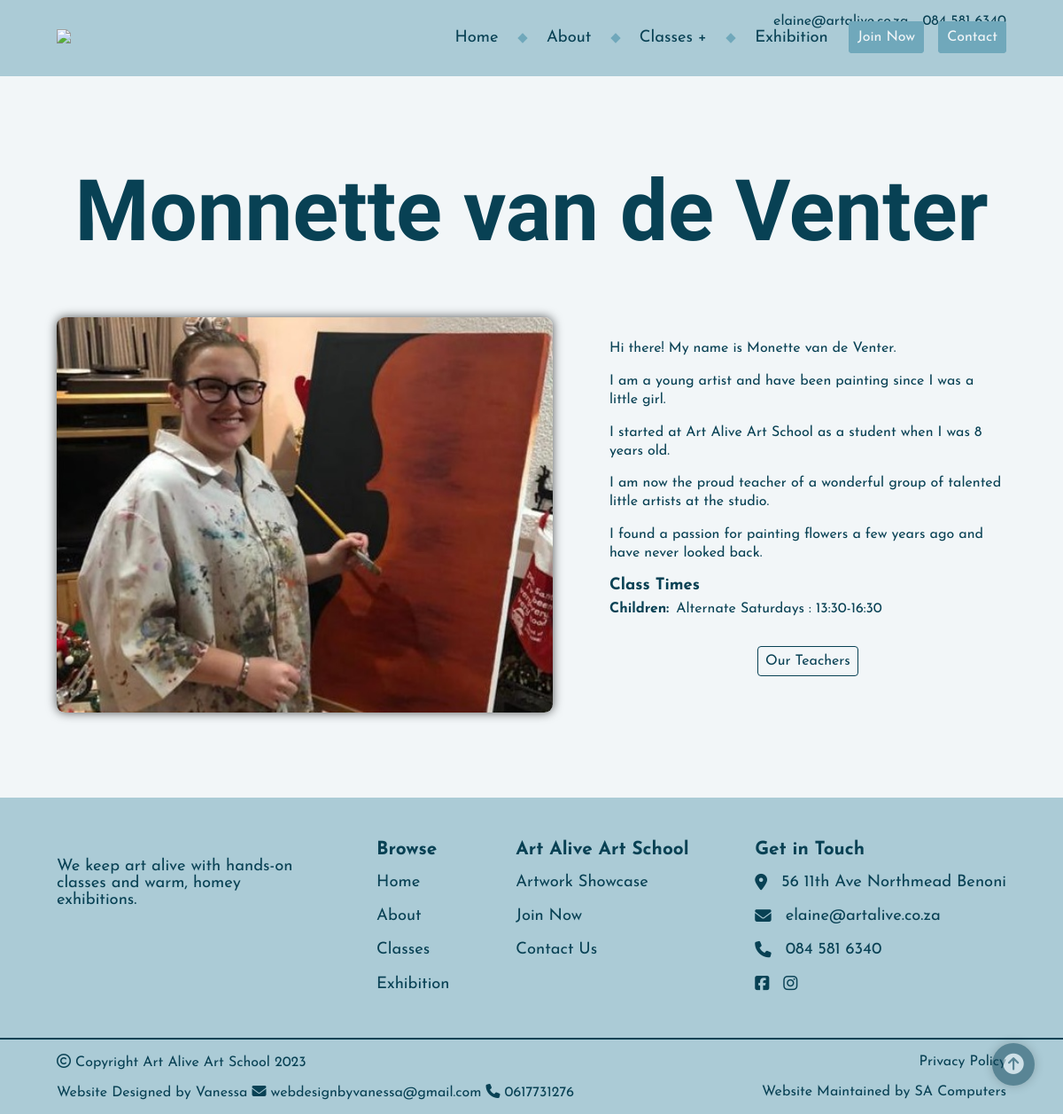
Page /teacher_profile/5 on the committed database.
### Site/models.py (models this page shows, shortened)
class Artist(models.Model):
    firstname = models.CharField(max_length=20, null=True, blank=True)
    lastname = models.CharField(max_length=20, null=True, blank=True)
    phone = models.CharField(max_length=12, null=True, blank=True)
    email = models.CharField(max_length=100, null=True, blank=True)
    prefix = models.CharField(max_length=10, null=True, blank=True)

class Teacher(models.Model):
    artist = models.ForeignKey(Artist, null=True, on_delete=models.CASCADE, related_name="teacher_artist")
    photo = models.CharField(max_length=200, null=True, blank=True)
    photo_size = models.CharField(max_length=100, null=True, blank=True)
    quote = models.TextField(null=True, blank=True)
    started = models.CharField(max_length=4, null=True, blank=True)
    about = models.TextField(null=True, blank=True)
    classes = models.ManyToManyField(Class, blank=True, related_name="teacher_class")
    def get_teacher_classes(self):
        return [tc for tc in self.classes.all()]

### Site/views.py (the view)
# urls.py: path('teacher_profile/<int:teacher_id>', views.teacher_profile, name='teacher_profile'),
def teacher_profile(request, teacher_id):
    t = Teacher.objects.get(artist=Artist.objects.get(pk=teacher_id))
    teacher = {}
    teacher['artist'] = t.artist
    teacher['photo'] = t.photo
    teacher['about'] = t.about.split('\r\n')
    teacher['classes'] = {}
    classes = t.get_teacher_classes()
    for c in classes:
        if teacher['classes'].get(c.group) == None:
            teacher['classes'][c.group] = []
            teacher['classes'][c.group].append(f"{c.day} : {c.time}")
        elif teacher['classes'][c.group].count(f"{c.day} : {c.time}") == 0:
            teacher['classes'][c.group].append(f"{c.day} : {c.time}")
    return render(request, "Site/teacher_profile.html", {
        "teacher" : teacher,
    })

### Site/templates/Site/teacher_profile.html (shortened to what this page needs)
{% extends "Site/layout.html" %}
{% load static %}
{% block style %}
<link rel="stylesheet" href="{% static 'Site/teacher_profile.css' %}">
{% endblock %}
{% block main %}
<main>
    <section id="teacher_profile">
        <h1>{{teacher.artist.firstname}} {{teacher.artist.lastname}}</h1>
        <div class="two-autocol-row">
            <img src="{% static teacher.photo %}" alt="">
            <div id="about">
                <div class="pars-div">
                {% for a in teacher.about %}
                    <p>{{a}}</p>
                {% endfor %}
                </div>
                <div id="class-times">
                    <p>Class Times</p>
                    {% if teacher.classes.Children %}
                    <ul>
                        <li>Children:</li>
                        {% for g in teacher.classes.Children %}
                        <li>{{g}}</li>
                        {% endfor %}
                    </ul>
                    {% endif %}
                </div>
                <div class="button-div">
                    <a class="button-a button-a-frame" href="{% url 'classes' %}#teachers">Our Teachers</a>
                </div>
            </div>
        </div>
    </section>
</main>
{% endblock %}

### Site/static/Site/teacher_profile.css (style rules this page uses)
#about { display: flex; flex-direction: column; justify-content: center; gap: 1rem; }
.pars-div p { max-width: 60ch; font-size: var(--fs-p-m); line-height: 1.3; }
#class-times { display: flex; flex-direction: column; gap: 0.5rem; }
#class-times p { font-weight: bold; }
#class-times ul li:first-of-type { font-weight: bold; }

### Site/static/Site/main.css (style rules this page uses)
* { margin: 0; padding: 0; color: var(--clr-accent-d); font-size: 1rem; font-family: var(--ff-sans); }
body { color: var(--color-text); background-color: var(--clr-main-l); }
main { width: 100%; margin: 0; padding: 0; }
h1 { font-size: var(--fs-900); font-family: var(--ff-cursive); }
p { max-width: 60ch; font-size: var(--fs-400); }
.pars-div { width: 100%; display: flex; flex-direction: column; justify-content: center; gap: var(--gap-100); }
a { margin: 0; padding: 0; color: var(--color-text); text-decoration: none; transition: color var(--transition-time); }
.button-div { margin: 1rem 0; display: flex; flex-direction: row; justify-content: center; gap: var(--gap-100); }
.button-a-frame { color: var(--clr-accent-d); background-color: transparent; border: solid 0.1em var(--clr-accent-d); }
li { list-style: none; line-height: 1.2; }
.two-autocol-row { display: grid; grid-template-columns: repeat(2, auto); gap: var(--gap-400); }
main { display: flex; flex-direction: column; justify-content: center; }

### rows in the picture
Artist: artist.firstname "Monnette", artist.lastname "van de Venter"
Teacher: photo (picture)

### other values in the picture
{{ a }} "Hi there! My name is Monette van de Venter." "I am a young artist and have been painting since I was a little girl." "I started at Art Alive Art School as a student when I was 8 years old." "I am now the proud teacher of a wonderful group of talented little artists at the studio." "I found a passion for painting flowers a few years ago and have never looked back."
{{ g }} "Alternate Saturdays : 13:30-16:30"
